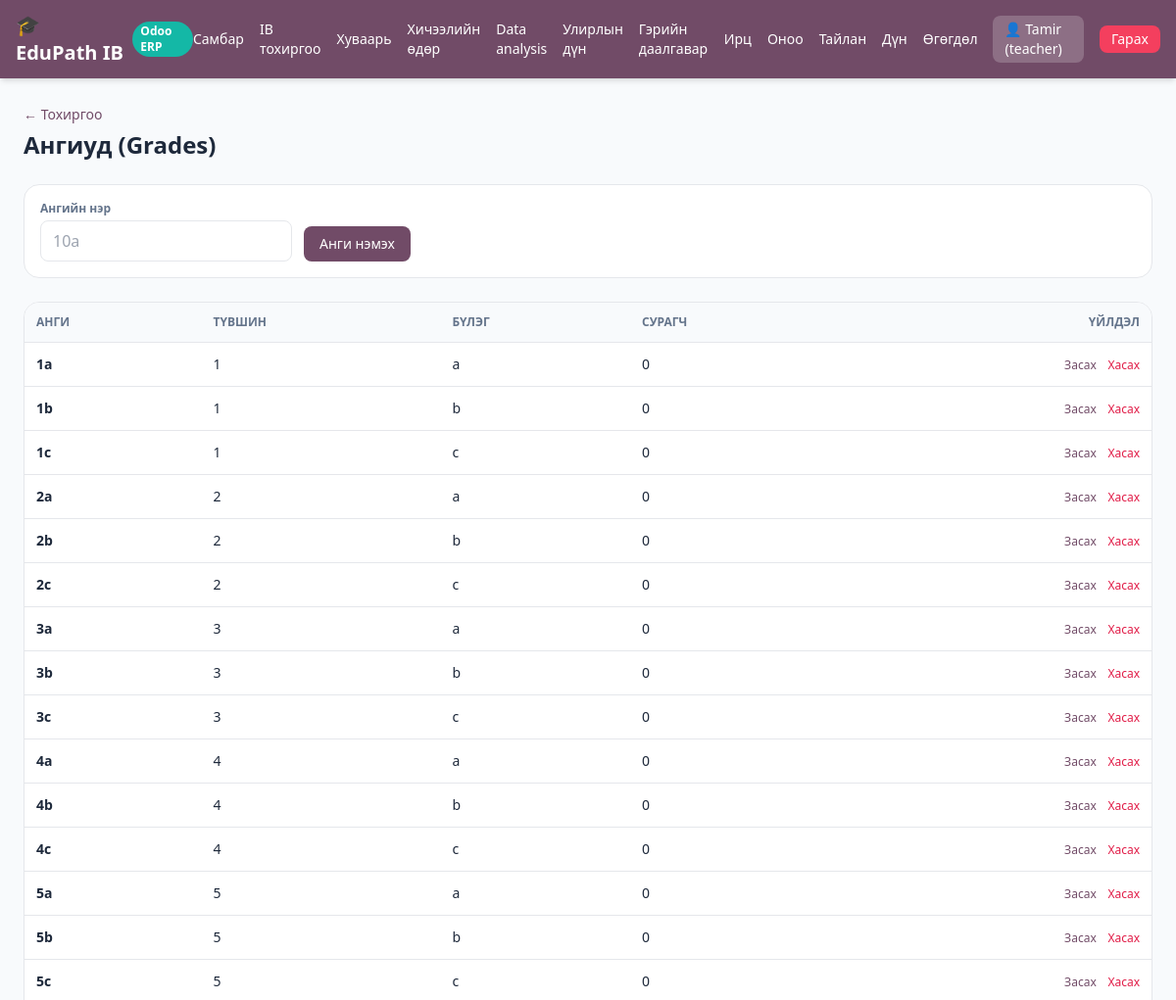
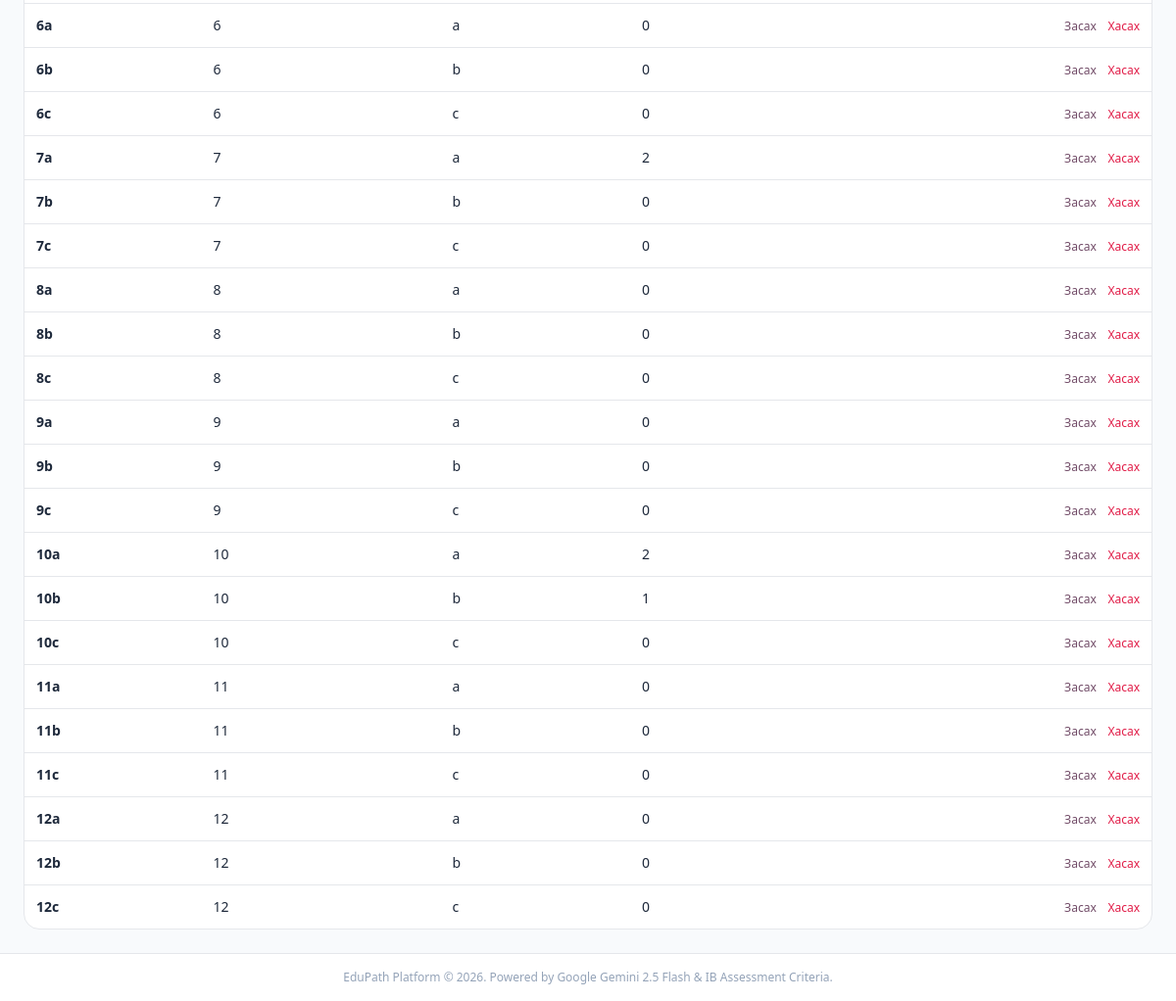
Screenshot of /teacher/setup/grades (signed in) with the database file from the repository (2 pictures, top to bottom).
### tables this page shows
CREATE TABLE users (
        id INTEGER PRIMARY KEY AUTOINCREMENT,
        username TEXT UNIQUE,
        password TEXT,
        role TEXT,
        gemini_api_key TEXT
    , deepseek_api_key TEXT, grade TEXT, name TEXT, surname TEXT, student_code TEXT, email TEXT, gender TEXT, phone TEXT, instagram TEXT, photo_path TEXT);

CREATE TABLE grades (
        id INTEGER PRIMARY KEY AUTOINCREMENT,
        name TEXT NOT NULL UNIQUE,
        level INTEGER NOT NULL,
        section TEXT NOT NULL,
        is_active INTEGER NOT NULL DEFAULT 1,
        created_at INTEGER
    );

### app.py (the view)
@app.get("/teacher/setup/grades", response_class=HTMLResponse)
def teacher_grades_page(request: Request, user: dict = Depends(get_current_user),
                        db: sqlite3.Connection = Depends(get_db)):
    if not user or user["role"] != "teacher":
        return RedirectResponse("/login")
    rows = db.execute(
        """SELECT g.*, (SELECT COUNT(*) FROM users u
                       WHERE u.role = 'student' AND lower(u.grade) = lower(g.name)) as student_count
           FROM grades g ORDER BY g.level, g.section"""
    ).fetchall()
    return templates.TemplateResponse(
        request=request, name="teacher_grades.html",
        context={"user": user, "grades": [dict(r) for r in rows]},
    )

### templates/teacher_grades.html (shortened to what this page needs)
{% extends "base.html" %}
{% block content %}
<div class="space-y-6">
  <div class="flex items-center justify-between">
    <div>
      <a href="/teacher/setup" class="text-sm text-[#714B67] hover:underline">&larr; Тохиргоо</a>
      <h1 class="text-2xl font-black mt-1">Ангиуд (Grades)</h1>
    </div>
  </div>
  <form method="POST" action="/teacher/setup/grades" class="bg-white p-4 rounded-2xl border flex flex-wrap gap-3 items-end">
    <div>
      <label class="block text-xs font-semibold text-slate-500 mb-1">Ангийн нэр</label>
      <input name="name" placeholder="10a" required class="px-3 py-2 border rounded-lg">
    </div>
    <button class="bg-[#714B67] text-white px-4 py-2 rounded-lg text-sm">Анги нэмэх</button>
  </form>
  <div class="bg-white rounded-2xl border overflow-x-auto">
    <table class="w-full text-sm">
      <thead class="bg-slate-50 text-slate-500 text-xs uppercase">
        <tr><th class="p-3 text-left">Анги</th><th class="p-3 text-left">Түвшин</th><th class="p-3 text-left">Бүлэг</th><th class="p-3 text-left">Сурагч</th><th class="p-3 text-right">Үйлдэл</th></tr>
      </thead>
      <tbody>
        {% for g in grades %}
        <tr class="border-t">
          <td class="p-3 font-bold">
            <span class="inline-view-only">{{ g.name }}</span>
          </td>
          <td class="p-3">{{ g.level }}</td>
          <td class="p-3">{{ g.section }}</td>
          <td class="p-3">{{ g.student_count }}</td>
          <td class="p-3 text-right whitespace-nowrap">
            <span class="inline-view-only">
              <button type="button" onclick="editRow(this)" class="text-[#714B67] hover:underline text-xs">Засах</button>
              <form method="POST" action="/teacher/setup/grades/{{ g.id }}/delete" onsubmit="return confirm('{{ g.name }} ангийг хасах уу?')" class="inline">
                <button class="text-rose-600 hover:underline text-xs ml-2">Хасах</button>
              </form>
            </span>
          </td>
        </tr>
        {% endfor %}
      </tbody>
    </table>
  </div>
</div>
{% endblock %}

### templates/base.html (shortened to what this page needs)
<!DOCTYPE html>
<html lang="mn">
<head>
  <script src="https://cdn.tailwindcss.com"></script>
</head>
<body class="bg-slate-50 text-slate-800 min-h-screen flex flex-col">
  <nav class="bg-[#714B67] text-white shadow-md">
    <div class="max-w-7xl mx-auto px-4 py-3 flex justify-between items-center">
      <a href="/" class="flex items-center space-x-2 font-bold text-xl">
        <span>🎓 EduPath IB</span>
        <span class="text-xs bg-teal-500 text-white px-2 py-0.5 rounded-full">Odoo ERP</span>
      </a>
      <div class="flex items-center space-x-4 text-sm">
        {% if user %}
          {% if user.role == 'teacher' %}
            <a href="/teacher" class="hover:underline">Самбар</a>
            <a href="/teacher/setup" class="hover:underline">IB тохиргоо</a>
            <a href="/teacher/timetable" class="hover:underline">Хуваарь</a>
            <a href="/teacher/sessions" class="hover:underline">Хичээлийн өдөр</a>
            <a href="/teacher/data-analysis" class="hover:underline">Data analysis</a>
            <a href="/teacher/term-grades" class="hover:underline">Улирлын дүн</a>
            <a href="/teacher/homework" class="hover:underline">Гэрийн даалгавар</a>
            <a href="/teacher/attendance" class="hover:underline">Ирц</a>
            <a href="/teacher/scoring" class="hover:underline">Оноо</a>
            <a href="/teacher/reports" class="hover:underline">Тайлан</a>
            <a href="/scores" class="hover:underline">Дүн</a>
            <a href="/teacher/data-transfer" class="hover:underline">Өгөгдөл</a>
          {% else %}
            <a href="/student" class="hover:underline">Самбар</a>
            <a href="/student/data-analysis" class="hover:underline">Data analysis</a>
            <a href="/student/term-grades" class="hover:underline">Улирлын дүн</a>
            <a href="/student/report" class="hover:underline">Миний тайлан</a>
          {% endif %}
          <span class="bg-white/20 px-3 py-1 rounded-lg">👤 {{ user.name or user.username }} ({{ user.role }})</span>
          <a href="/logout" class="bg-rose-500 hover:bg-rose-600 px-3 py-1 rounded-lg transition">Гарах</a>
        {% endif %}
      </div>
    </div>
  </nav>
  <main class="flex-1 max-w-7xl w-full mx-auto p-6">
    {% block content %}{% endblock %}
  </main>
  <footer class="text-center py-4 text-xs text-slate-400 border-t bg-white">
    EduPath Platform &copy; 2026. Powered by Google Gemini 2.5 Flash & IB Assessment Criteria.
  </footer>
</body>
</html>

### rows the page displays
users: username "Tamir", role "teacher"
grades: name "1a", level "1", section "a", student_count "0"
grades: name "1b", level "1", section "b", student_count "0"
grades: name "1c", level "1", section "c", student_count "0"
grades: name "2a", level "2", section "a", student_count "0"
grades: name "2b", level "2", section "b", student_count "0"
grades: name "2c", level "2", section "c", student_count "0"
grades: name "3a", level "3", section "a", student_count "0"
grades: name "3b", level "3", section "b", student_count "0"
grades: name "3c", level "3", section "c", student_count "0"
grades: name "4a", level "4", section "a", student_count "0"
grades: name "4b", level "4", section "b", student_count "0"
grades: name "4c", level "4", section "c", student_count "0"
grades: name "5a", level "5", section "a", student_count "0"
grades: name "5b", level "5", section "b", student_count "0"
grades: name "5c", level "5", section "c", student_count "0"
grades: name "6a", level "6", section "a", student_count "0"
grades: name "6b", level "6", section "b", student_count "0"
grades: name "6c", level "6", section "c", student_count "0"
grades: name "7a", level "7", section "a", student_count "2"
grades: name "7b", level "7", section "b", student_count "0"
grades: name "7c", level "7", section "c", student_count "0"
grades: name "8a", level "8", section "a", student_count "0"
grades: name "8b", level "8", section "b", student_count "0"
grades: name "8c", level "8", section "c", student_count "0"
grades: name "9a", level "9", section "a", student_count "0"
grades: name "9b", level "9", section "b", student_count "0"
grades: name "9c", level "9", section "c", student_count "0"
grades: name "10a", level "10", section "a", student_count "2"
grades: name "10b", level "10", section "b", student_count "1"
grades: name "10c", level "10", section "c", student_count "0"
grades: name "11a", level "11", section "a", student_count "0"
grades: name "11b", level "11", section "b", student_count "0"
grades: name "11c", level "11", section "c", student_count "0"
grades: name "12a", level "12", section "a", student_count "0"
grades: name "12b", level "12", section "b", student_count "0"
grades: name "12c", level "12", section "c", student_count "0"
